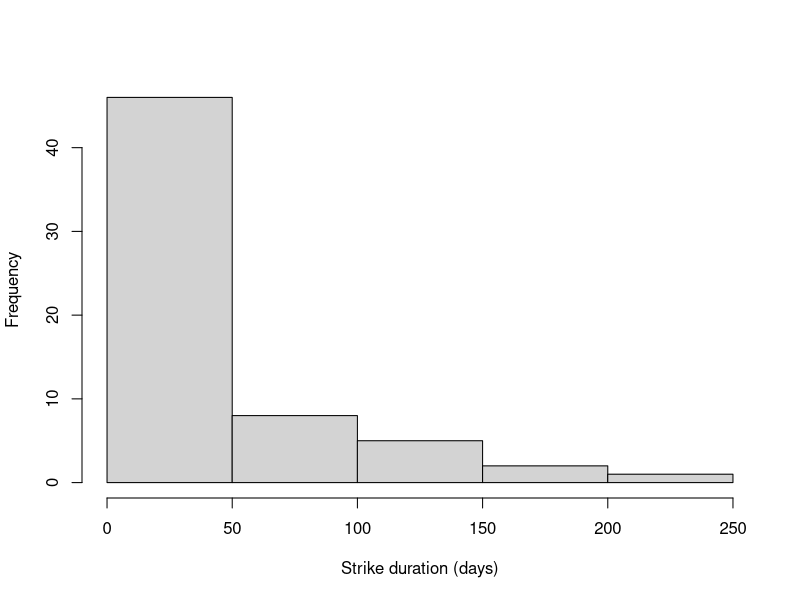

The R source for this figure:
## strike data set ##

# Setting working directory (customize)
setwd("/Users/miguel/Dropbox/Current jobs/STAT-2016")

# Importing data #
strike <- read.csv("Data/strike.csv")
str(strike)
summary(strike)

# Figure 7.1 (customize) #
pdf("Figures/fig 7.1.pdf", width=3.25, height=3.5, pointsize=7)
hist(strike$duration, main = "", xlab = "Strike duration (days)")
dev.off()

# Mean and standard deviation
mean(strike$duration)
sd(strike$duration)

# Skewness and kurtosis (install e1071 package first)
library(e1071)
skewness(strike$duration)
kurtosis(strike$duration)

# Compare with random sample from exponential
x <- rexp(1000)
mean(x)
sd(x)
skewness(x)
kurtosis(x)
